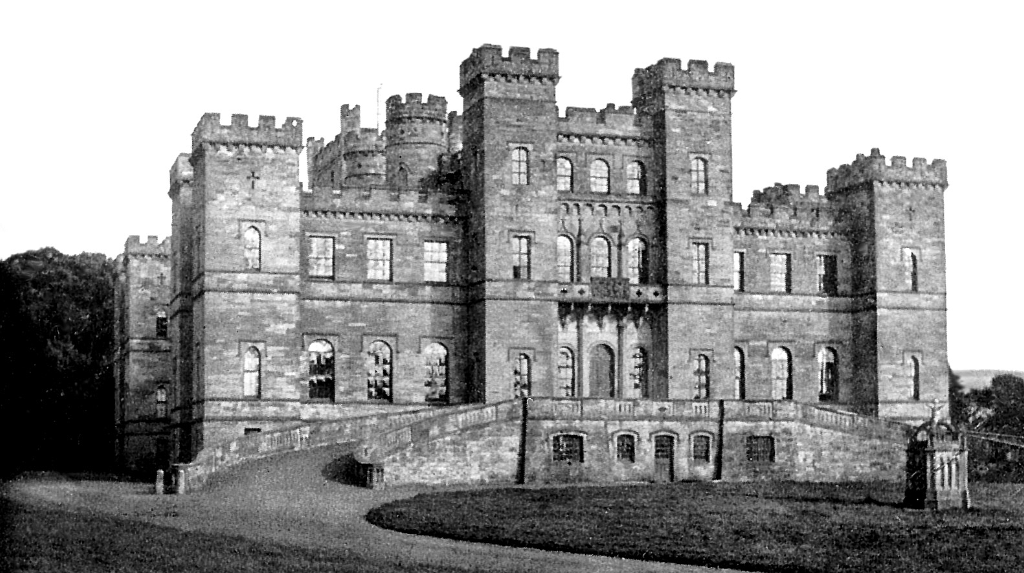
//> input picture ImageProcessing2/ImageProcessing2/images/bright.jpg, 1024 x 573 px
$ ./brightControl   (built with g++ and OpenCV 4)
//> lines starting //> are read from the running program, lines starting //| are printed output that depends on the picture; after the words box and inside, x2 and y2 are one past the last pixel; in counts of white or black regions, pixels touching at a corner belong together
#include <opencv2/opencv.hpp>

using namespace cv;
using namespace std;

int main(void)
{
	Mat image = imread("images/bright.jpg", IMREAD_GRAYSCALE);
//> image is the input picture: 573 rows x 1024 cols, CV_8UC1; min 0, max 255, mean 150.6
	CV_Assert(!image.empty());

	Mat dst1 = image + 100; // 행렬 연산에서 saturation 연산을 해서 오버플로우를 자동 보정해준다.
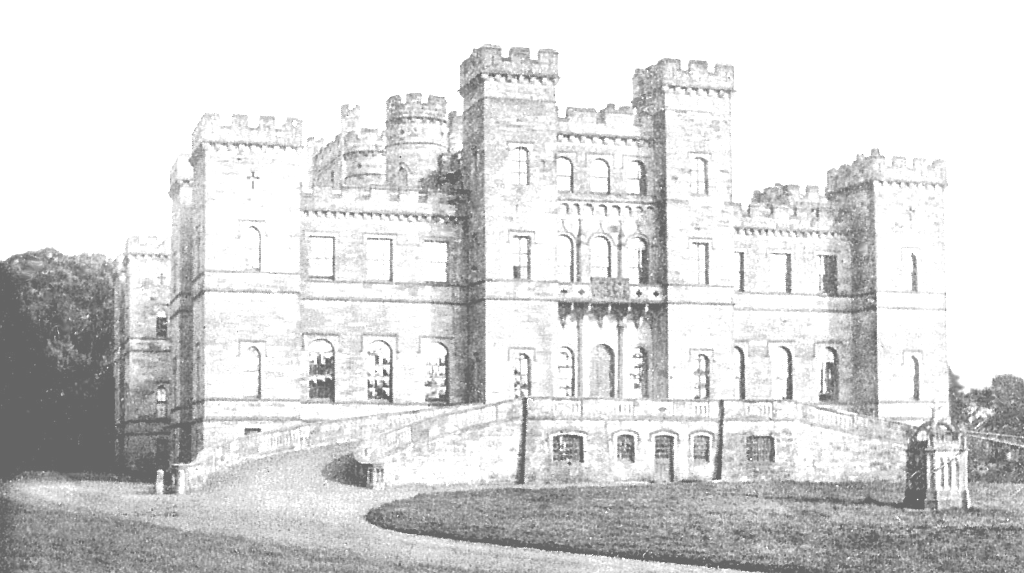
//> dst1: 573 rows x 1024 cols, CV_8UC1; min 100, max 255, mean 216.7
	Mat dst2 = image - 100;
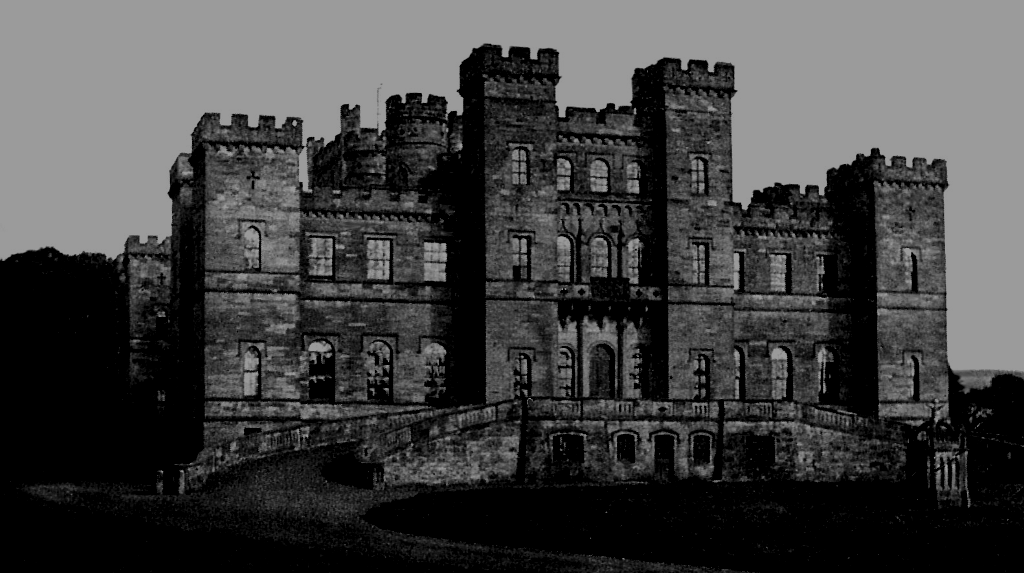
//> dst2: 573 rows x 1024 cols, CV_8UC1; min 0, max 155, mean 66.4
	Mat dst3 = 255 - image;
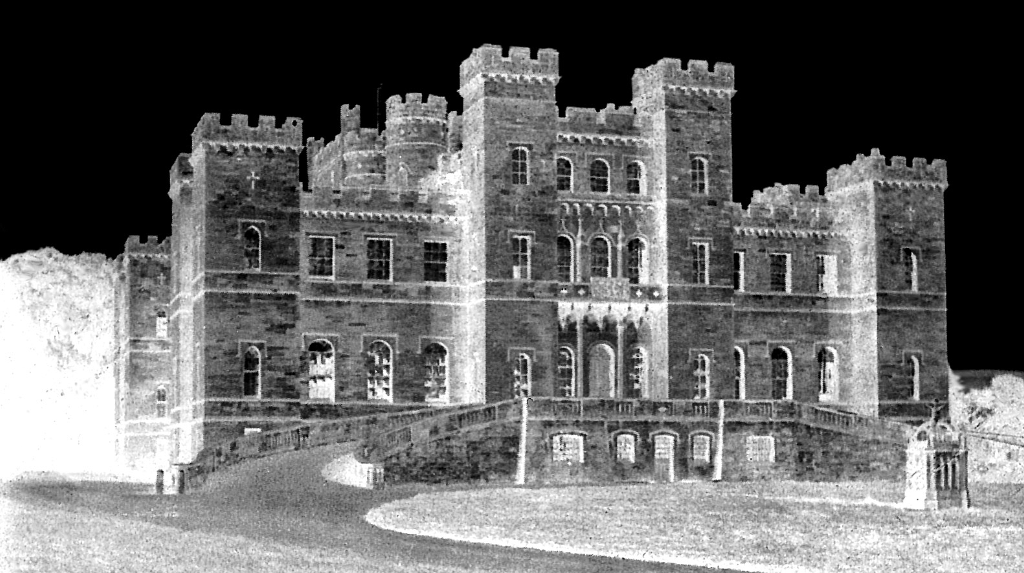
//> dst3: 573 rows x 1024 cols, CV_8UC1; min 0, max 255, mean 104.4

	Mat dst4(image.size(), image.type());
	Mat dst5(image.size(), image.type());
	for (int i = 0; i < image.rows; i++)
	{
		for (int j = 0; j < image.cols; j++)
		{

			//dst4.at<uchar>(i, j) = image.at<uchar>(i , j) + 100; // 개별 화소마다 연산할 경우 overflow 보정을 해주지 않는다.
			dst4.at<uchar>(i, j) = saturate_cast<uchar>(image.at<uchar>(i, j) + 100); // saturation 연산을 해주는 형태
			dst5.at<uchar>(i, j) = 255 - image.at<uchar>(i , j);
		}
	}

	Rect roi(500, 313, 20, 15);
	Mat roi_img = image(roi);
	cout << "[roi_img] = " << endl;
	for (int i = 0; i < roi_img.rows; i++)
	{
		for (int j = 0; j < roi_img.cols; j++)
		{
			cout.width(5);
			cout << (int)roi_img.at<uchar>(i, j);
		}
		cout << endl;
	}
	rectangle(image, roi, Scalar(0), 1);
//> image: 573 rows x 1024 cols, CV_8UC1; 66 pixels changed, all inside (x1, y1, x2, y2) = (500, 313, 520, 328)

	Mat roi_img2 = dst4(roi);
	cout << "[roi_img4] = " << endl;
	for (int i = 0; i < roi_img2.rows; i++)
	{
		for (int j = 0; j < roi_img2.cols; j++)
		{
			cout.width(5);
			cout << (int)roi_img2.at<uchar>(i, j);
		}
		cout << endl;
	}
	rectangle(dst4, roi, Scalar(255), 1);
//> dst4: 573 rows x 1024 cols, CV_8UC1; 10 pixels changed, all inside (x1, y1, x2, y2) = (500, 313, 504, 328)


	imshow("Original", image);
	imshow("dst1 - 밝게", dst1);
	imshow("dst2 - 어둡게", dst2);
	imshow("dst3 - 색반전", dst3);
	imshow("dst4 - 화소별 밝게", dst4);
	imshow("dst5 - 화소별 색반전", dst5);

	waitKey();

	return 0;
}

$ run again, with ImageProcessing2/ImageProcessing2/images/add1.jpg copied over ImageProcessing2/ImageProcessing2/images/bright.jpg
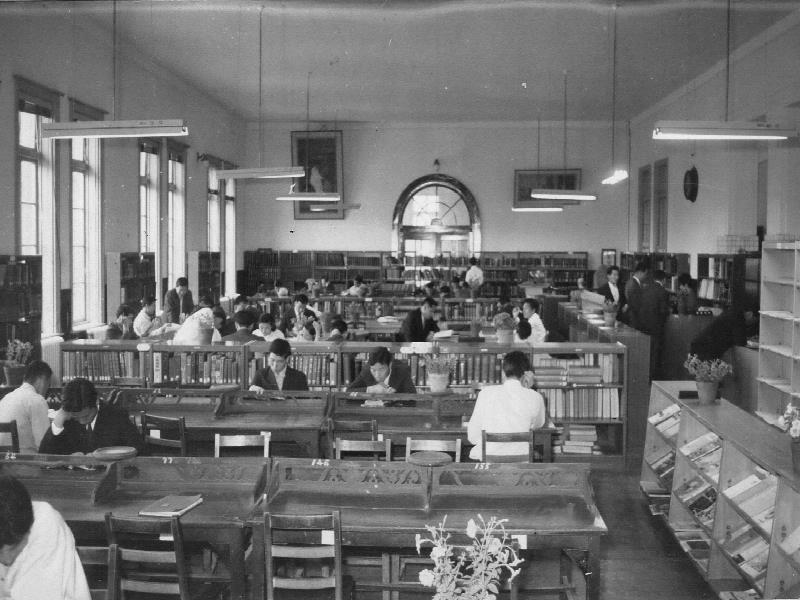
//> input picture ImageProcessing2/ImageProcessing2/images/add1.jpg, 800 x 600 px
//> image is the input picture: 600 rows x 800 cols, CV_8UC1; min 8, max 250, mean 112.9
//> `Mat dst2 = image - 100;`:
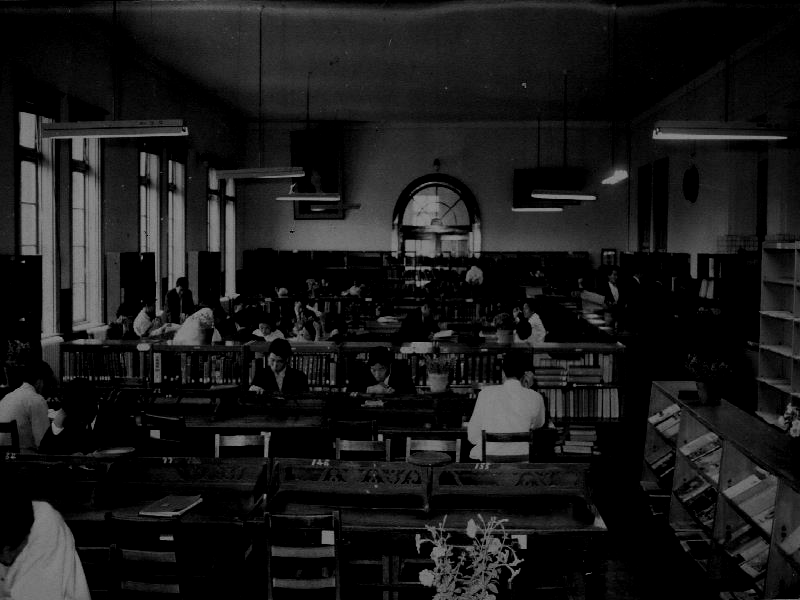
//> dst2: 600 rows x 800 cols, CV_8UC1; min 0, max 150, mean 24.7
//> `Mat dst3 = 255 - image;`:
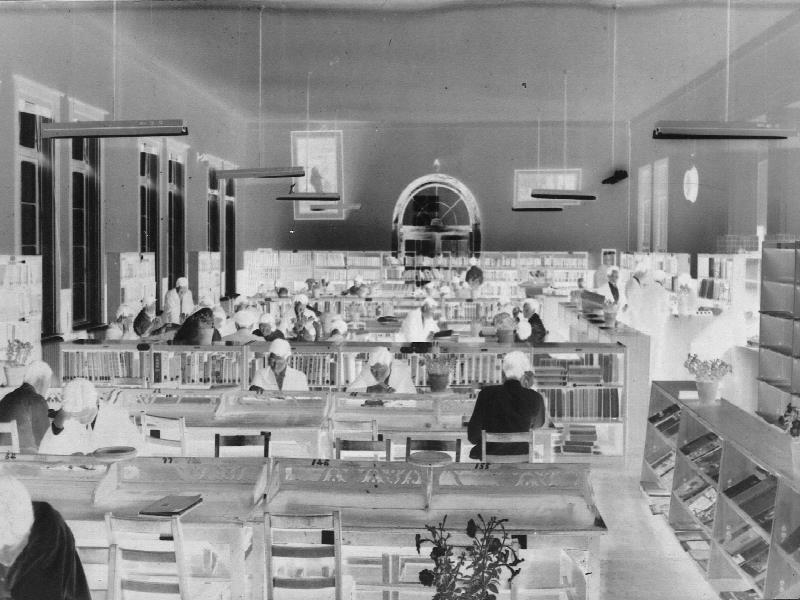
//> dst3: 600 rows x 800 cols, CV_8UC1; min 5, max 247, mean 142.1
//> image: 600 rows x 800 cols, CV_8UC1; 66 pixels changed, all inside (x1, y1, x2, y2) = (500, 313, 520, 328)
//> dst4: 600 rows x 800 cols, CV_8UC1; min 108, max 255, mean 207.2

$ run again, with ImageProcessing2/ImageProcessing2/images/add2.jpg copied over ImageProcessing2/ImageProcessing2/images/bright.jpg
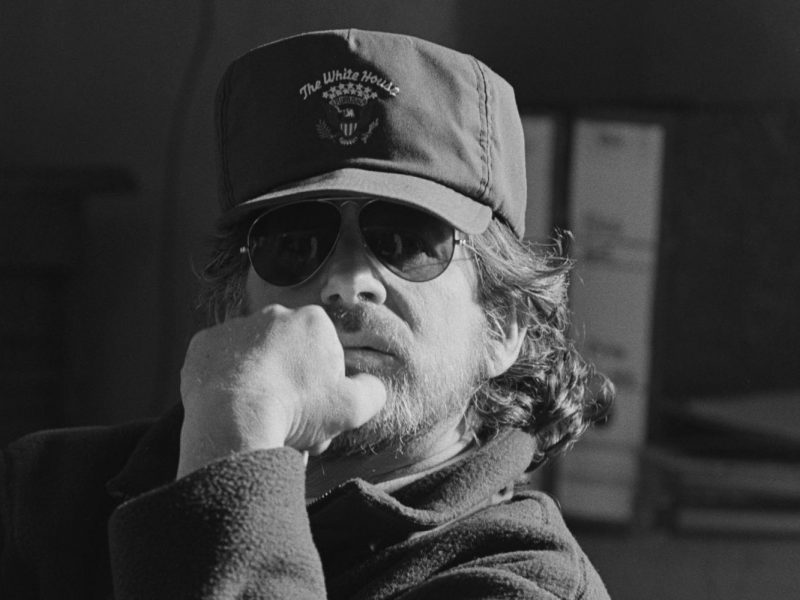
//> input picture ImageProcessing2/ImageProcessing2/images/add2.jpg, 800 x 600 px
//> image is the input picture: 600 rows x 800 cols, CV_8UC1; min 5, max 232, mean 61.8
//> `Mat dst2 = image - 100;`:
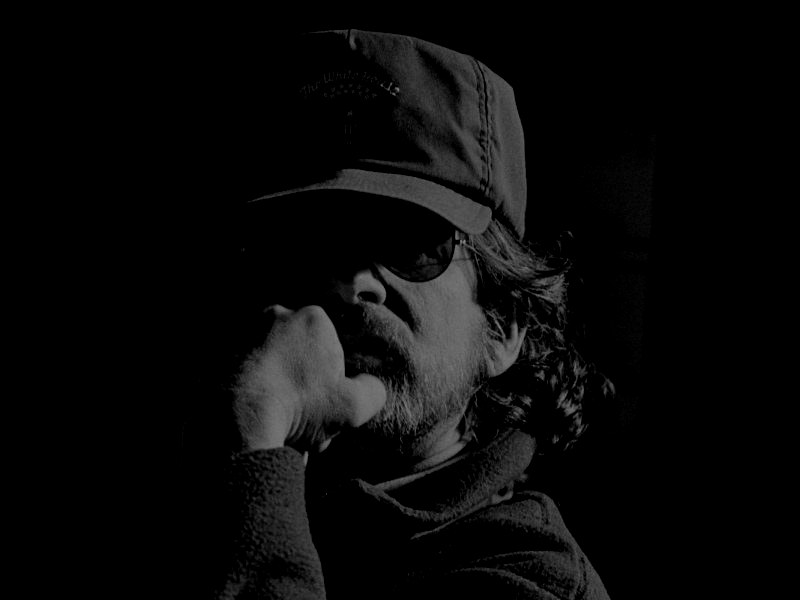
//> dst2: 600 rows x 800 cols, CV_8UC1; min 0, max 132, mean 9.8
//> `Mat dst3 = 255 - image;`:
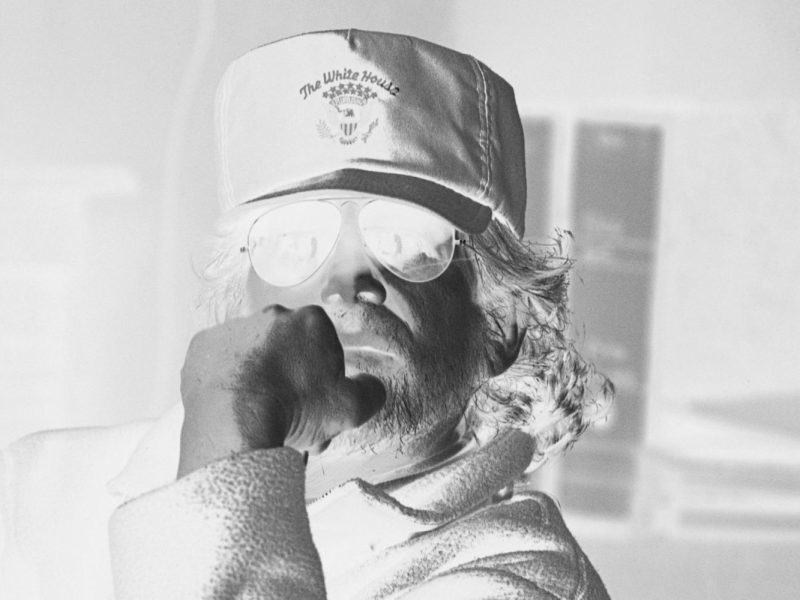
//> dst3: 600 rows x 800 cols, CV_8UC1; min 23, max 250, mean 193.2
//> image: 600 rows x 800 cols, CV_8UC1; 66 pixels changed, all inside (x1, y1, x2, y2) = (500, 313, 520, 328)
//> dst4: 600 rows x 800 cols, CV_8UC1; min 105, max 255, mean 159.7

$ run again, with ImageProcessing2/ImageProcessing2/images/color_model.jpg copied over ImageProcessing2/ImageProcessing2/images/bright.jpg
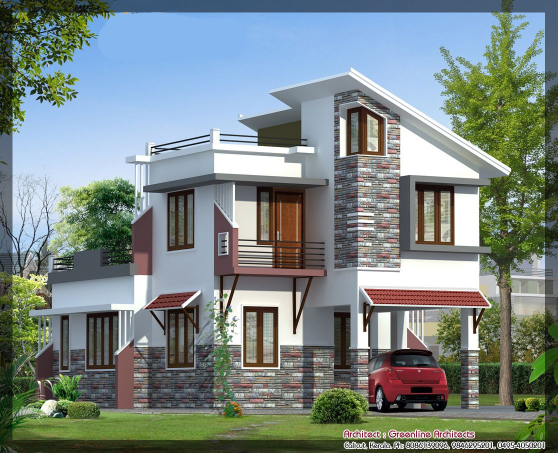
//> input picture ImageProcessing2/ImageProcessing2/images/color_model.jpg, 1115 x 905 px (shown at 1/2 size)
//> `Mat dst2 = image - 100;`:
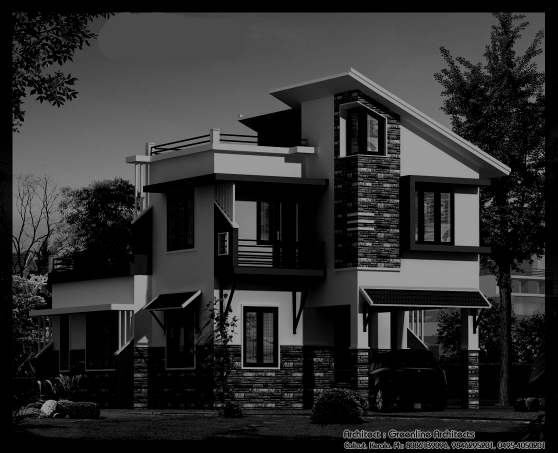
//> dst2: 905 rows x 1115 cols, CV_8UC1 (shown at 1/2 size); min 0, max 155, mean 44.9
//> `Mat dst3 = 255 - image;`:
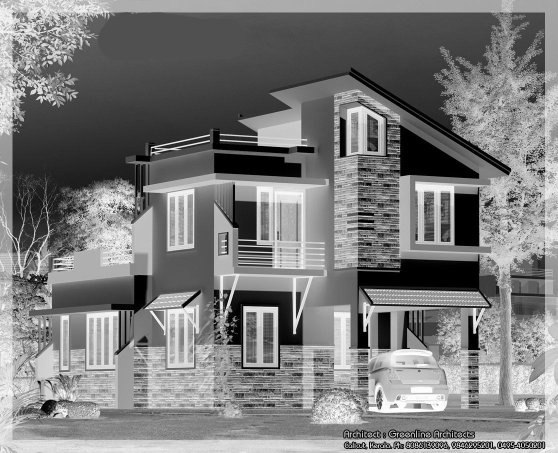
//> dst3: 905 rows x 1115 cols, CV_8UC1 (shown at 1/2 size); min 0, max 255, mean 123.7
